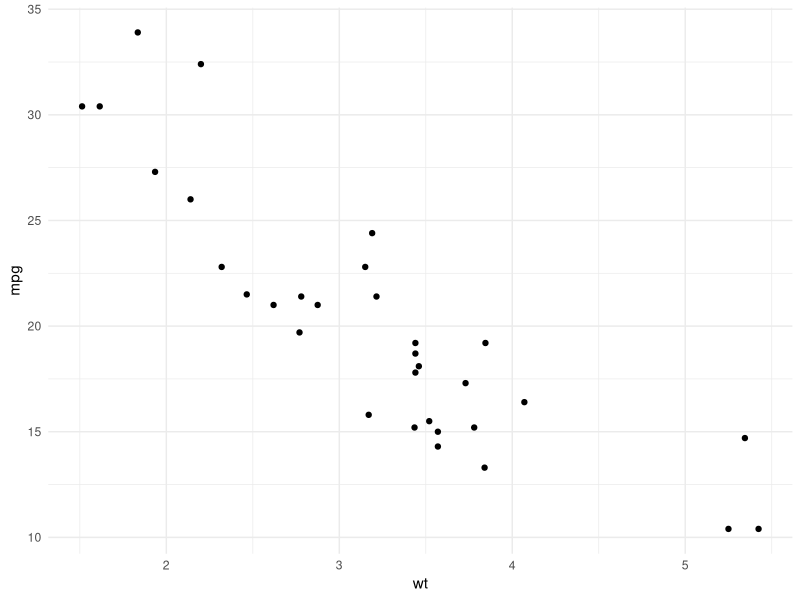
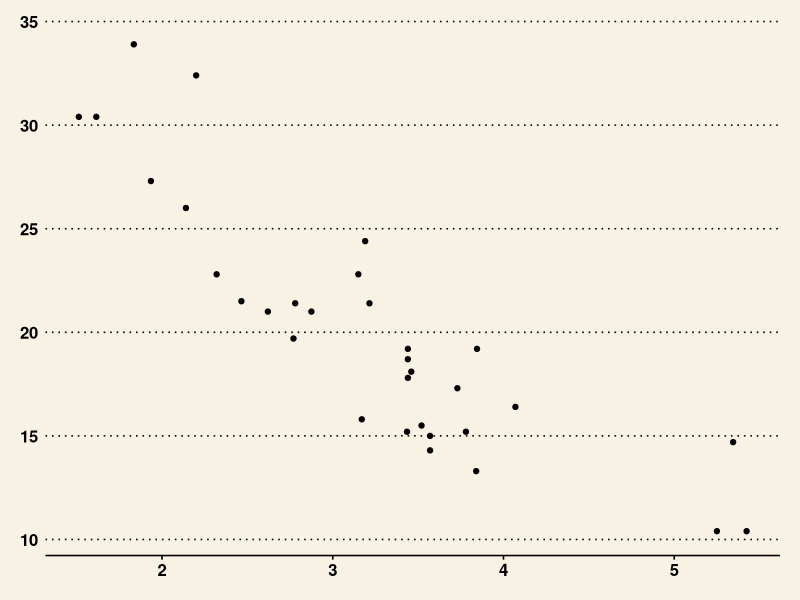
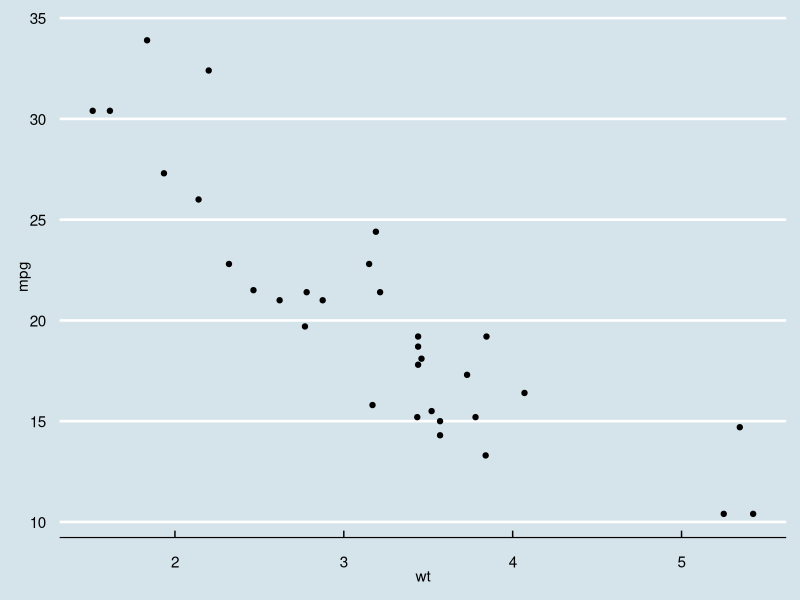

The R source for these figures, in order:
library(ggplot2)
library(ggthemes)

# There are a lot of built-in themes in ggplot and you can use them in two ways,
# by stating before your plot to set the theme:
#   
#   theme_set(theme_bw())
# 
# or by adding them to your plot directly:
#   
#   my_plot + theme_bw()

theme_set(theme_minimal())

pl <- ggplot(mtcars, aes(x=wt, y=mpg)) +geom_point()
print(pl)

# install.packages('ggthemes')
print(pl + theme_wsj())
print(pl + theme_economist())